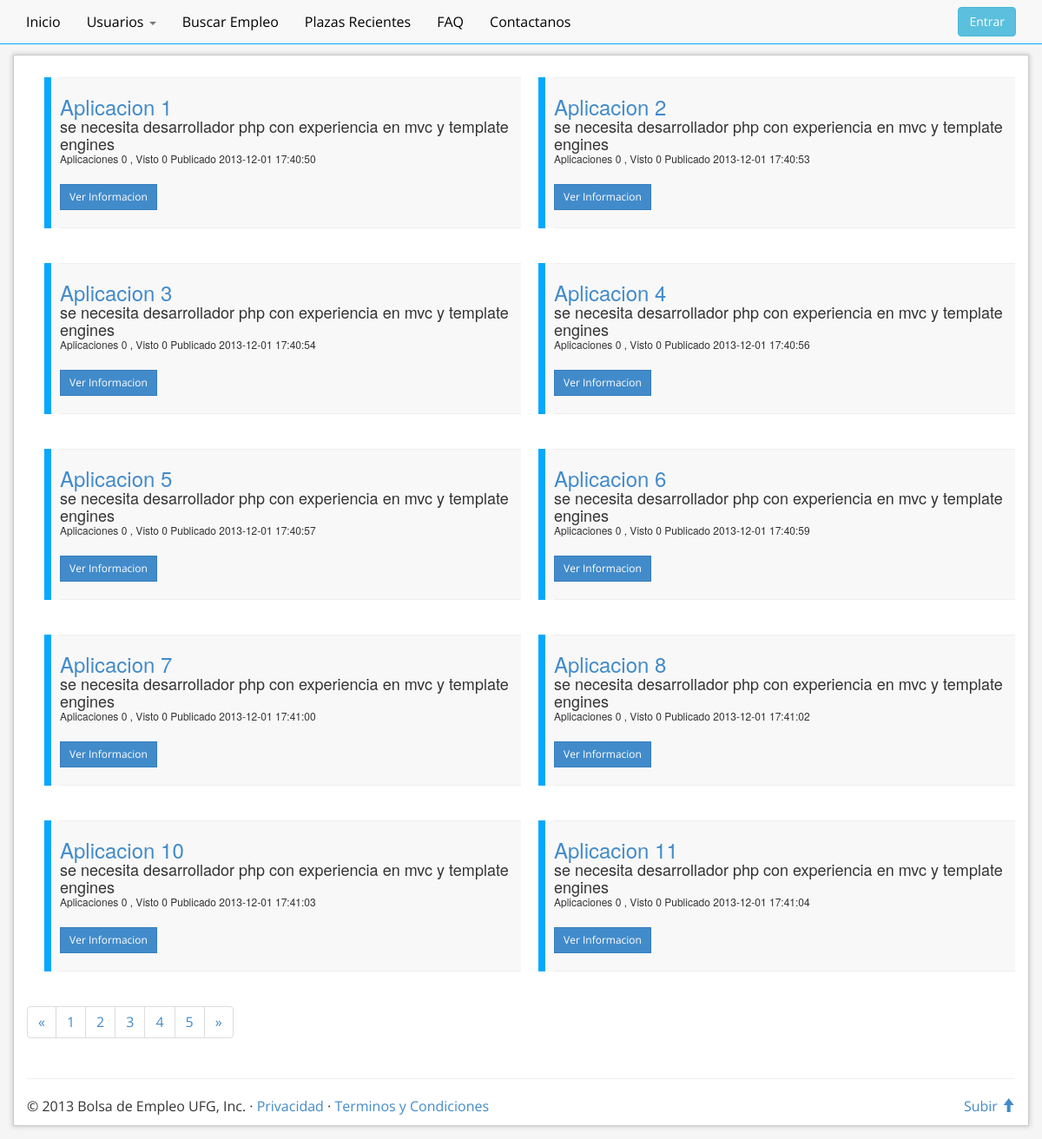
Page /Plazas.php on the earlier database version.
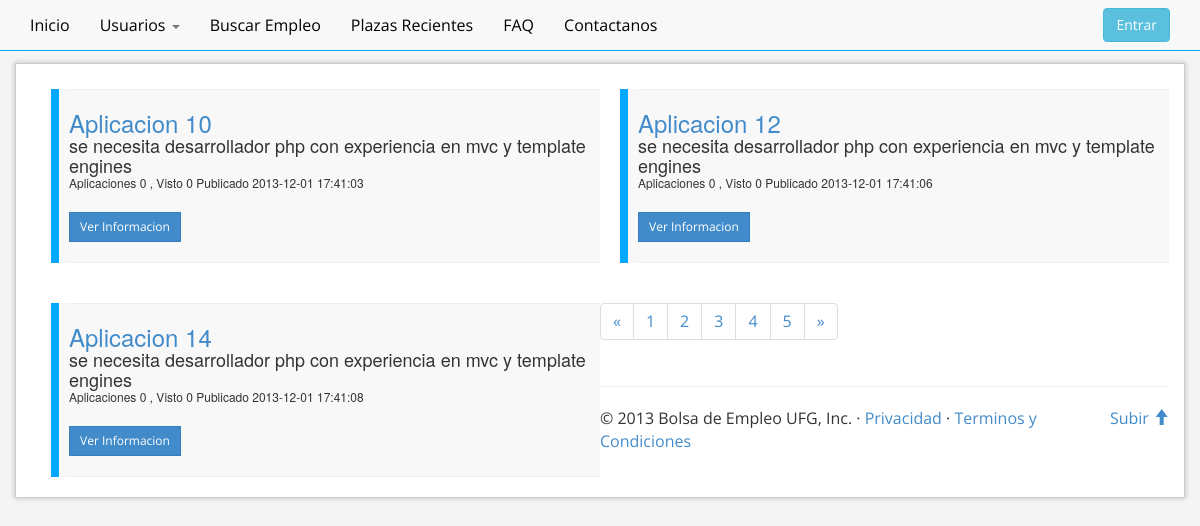
Same page on the later database version.
### tables this page shows
CREATE TABLE `ofertas` (
  `cod_oferta` int(20) NOT NULL AUTO_INCREMENT,
  `cod_em` int(20) DEFAULT NULL,
  `titulo_of` varchar(120) DEFAULT NULL,
  `descripcion_of` varchar(250) DEFAULT NULL,
  `area_of` int(11) DEFAULT NULL,
  `cargo_of` varchar(20) DEFAULT NULL,
  `vacantes_of` int(11) DEFAULT NULL,
  `contratacion_of` varchar(20) DEFAULT NULL,
  `anoexp_ofetas` int(11) DEFAULT NULL,
  `edad` int(10) DEFAULT NULL,
  `genero_of` varchar(20) DEFAULT NULL,
  `vehiculo_ofetas` varchar(20) DEFAULT NULL,
  `salariomax_of` decimal(30,0) DEFAULT NULL,
  `salariomin_of` decimal(30,0) DEFAULT NULL,
  `departamento_of` varchar(20) DEFAULT NULL,
  `experiencia` varchar(20) DEFAULT NULL,
  `tituloen_of` varchar(20) DEFAULT NULL,
  `nivel_of` varchar(20) DEFAULT NULL,
  `disponible_of` int(1) DEFAULT '0',
  `aprovacion_of` int(1) DEFAULT '0',
  `fecha_of` datetime DEFAULT NULL,
  `fechaFin_of` datetime DEFAULT NULL,
  PRIMARY KEY (`cod_oferta`) USING BTREE,
  UNIQUE KEY `cod_oferta_UNIQUE` (`cod_oferta`)
);

### Plazas.php (the view, shortened to what this page needs)
<!DOCTYPE html>
<html lang="es">
    <head>
        <link rel="stylesheet" href="assets/css/bootstrap.css">
        <link rel="stylesheet" href="assets/css/normalize.css">
        <link rel="stylesheet" href="assets/css/jqueryUI.css">
        <link rel="stylesheet" href="assets/css/oferta.css">
        <link rel="stylesheet" href="validacionStyle.css">
    </head>
    <body>
        <div id="header" class="navbar navbar-default navbar-static-top">
            <?php include_once 'layout/header.php'; ?>
        </div>
        <div id="contenedor" class="container">
            <?php
            $result = mysql_query("SELECT * FROM `ofertas` where disponible_of=1 and aprovacion_of=1 limit 0,10") or trigger_error(mysql_error());
            while ($row = mysql_fetch_array($result)) {
                foreach ($row AS $key => $value) {
                    $row[$key] = stripslashes($value);
                }
                ?>
                <div class="oferta">
                    <div class="sub">
                        <hr class="featurette-divider">
                        <h3><a href="#"><?php echo nl2br($row['titulo_of']) ?></a></h3>
                        <h4><?php echo nl2br($row['descripcion_of']) ?></h4>
                        <h6>Aplicaciones 0 , Visto 0 <?php echo "Publicado " . nl2br($row['fecha_of']) ?> </h6><br>
                        <a href="#" class="btn btn-primary btn-sm">Ver Informacion</a>
                        <hr class="featurette-divider">
                    </div>
                </div>
                <?php
            }
            ?>
            <ul class="pagination">
                <li><a href="#">«</a></li>
                <li><a href="#">1</a></li>
                <li><a href="#">2</a></li>
                <li><a href="#">3</a></li>
                <li><a href="#">4</a></li>
                <li><a href="#">5</a></li>
                <li><a href="#">»</a></li>
            </ul>
            <hr class="featurette-divider">
            <footer>
                <p class="pull-right"><a href="#">Subir <span class="glyphicon glyphicon-arrow-up"></span></a></p>
                <p>&copy; 2013 Bolsa de Empleo UFG, Inc. &middot; <a href="#">Privacidad</a> &middot; <a href="#">Terminos y Condiciones</a></p>
            </footer>
        </div>
    </body>
</html>

Differences in the rows shown:
no longer on this page (row edited): ofertas: titulo_of "Aplicacion 1", descripcion_of "se necesita desarrollador php con experiencia en mvc y template engines", fecha_of "2013-12-01 17:40:50"
no longer on this page (row edited): ofertas: titulo_of "Aplicacion 2", descripcion_of "se necesita desarrollador php con experiencia en mvc y template engines", fecha_of "2013-12-01 17:40:53"
no longer on this page (row edited): ofertas: titulo_of "Aplicacion 3", descripcion_of "se necesita desarrollador php con experiencia en mvc y template engines", fecha_of "2013-12-01 17:40:54"
no longer on this page (row edited): ofertas: titulo_of "Aplicacion 4", descripcion_of "se necesita desarrollador php con experiencia en mvc y template engines", fecha_of "2013-12-01 17:40:56"
no longer on this page (row edited): ofertas: titulo_of "Aplicacion 5", descripcion_of "se necesita desarrollador php con experiencia en mvc y template engines", fecha_of "2013-12-01 17:40:57"
no longer on this page (row edited): ofertas: titulo_of "Aplicacion 6", descripcion_of "se necesita desarrollador php con experiencia en mvc y template engines", fecha_of "2013-12-01 17:40:59"
no longer on this page (row edited): ofertas: titulo_of "Aplicacion 7", descripcion_of "se necesita desarrollador php con experiencia en mvc y template engines", fecha_of "2013-12-01 17:41:00"
no longer on this page (row edited): ofertas: titulo_of "Aplicacion 8", descripcion_of "se necesita desarrollador php con experiencia en mvc y template engines", fecha_of "2013-12-01 17:41:02"
no longer on this page (row edited): ofertas: titulo_of "Aplicacion 11", descripcion_of "se necesita desarrollador php con experiencia en mvc y template engines", fecha_of "2013-12-01 17:41:04"
now on this page (row unchanged): ofertas: titulo_of "Aplicacion 12", descripcion_of "se necesita desarrollador php con experiencia en mvc y template engines", fecha_of "2013-12-01 17:41:06"
now on this page (row unchanged): ofertas: titulo_of "Aplicacion 14", descripcion_of "se necesita desarrollador php con experiencia en mvc y template engines", fecha_of "2013-12-01 17:41:08"
